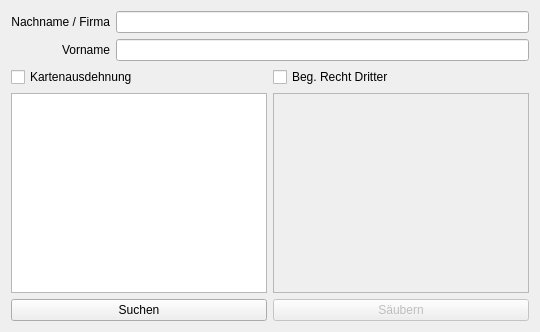
          <widget class="QWidget" name="tab_owner">
           <property name="sizePolicy">
            <sizepolicy hsizetype="MinimumExpanding" vsizetype="MinimumExpanding">
             <horstretch>0</horstretch>
             <verstretch>0</verstretch>
            </sizepolicy>
           </property>
           <attribute name="title">
            <string>Eigentümer</string>
           </attribute>
           <layout class="QVBoxLayout" name="verticalLayout_9">
            <item>
             <layout class="QGridLayout" name="gridLayout_3">
              <item row="0" column="0">
               <widget class="QLabel" name="label_5">
                <property name="text">
                 <string>Nachname / Firma</string>
                </property>
                <property name="alignment">
                 <set>Qt::AlignRight|Qt::AlignTrailing|Qt::AlignVCenter</set>
                </property>
               </widget>
              </item>
              <item row="0" column="1">
               <widget class="QLineEdit" name="lineEdit_nachname"/>
              </item>
              <item row="1" column="0">
               <widget class="QLabel" name="label_8">
                <property name="text">
                 <string>Vorname</string>
                </property>
                <property name="alignment">
                 <set>Qt::AlignRight|Qt::AlignTrailing|Qt::AlignVCenter</set>
                </property>
               </widget>
              </item>
              <item row="1" column="1">
               <widget class="QLineEdit" name="lineEdit_vorname"/>
              </item>
             </layout>
            </item>
            <item>
             <layout class="QGridLayout" name="gridLayout_4">
              <property name="sizeConstraint">
               <enum>QLayout::SetMinimumSize</enum>
              </property>
              <item row="1" column="0">
               <widget class="QListWidget" name="listWidget_eigentum_alle">
                <property name="sizePolicy">
                 <sizepolicy hsizetype="Expanding" vsizetype="Expanding">
                  <horstretch>0</horstretch>
                  <verstretch>0</verstretch>
                 </sizepolicy>
                </property>
                <property name="minimumSize">
                 <size>
                  <width>0</width>
                  <height>200</height>
                 </size>
                </property>
                <property name="selectionMode">
                 <enum>QAbstractItemView::ExtendedSelection</enum>
                </property>
                <property name="sortingEnabled">
                 <bool>true</bool>
                </property>
               </widget>
              </item>
              <item row="1" column="1">
               <widget class="QListWidget" name="listWidget_eigentum_3rd_recht">
                <property name="enabled">
                 <bool>false</bool>
                </property>
                <property name="sizePolicy">
                 <sizepolicy hsizetype="Expanding" vsizetype="Expanding">
                  <horstretch>0</horstretch>
                  <verstretch>0</verstretch>
                 </sizepolicy>
                </property>
                <property name="minimumSize">
                 <size>
                  <width>0</width>
                  <height>200</height>
                 </size>
                </property>
                <property name="selectionMode">
                 <enum>QAbstractItemView::ExtendedSelection</enum>
                </property>
                <property name="sortingEnabled">
                 <bool>true</bool>
                </property>
               </widget>
              </item>
              <item row="0" column="1">
               <widget class="QCheckBox" name="cb_3rd_beg_recht">
                <property name="text">
                 <string>Beg. Recht Dritter</string>
                </property>
               </widget>
              </item>
              <item row="0" column="0">
               <widget class="QCheckBox" name="cb_clip_to_extent">
                <property name="text">
                 <string>Kartenausdehnung</string>
                </property>
               </widget>
              </item>
             </layout>
            </item>
            <item>
             <layout class="QHBoxLayout" name="horizontalLayout_16">
              <item>
               <widget class="QPushButton" name="pushButton_find_person">
                <property name="text">
                 <string>Suchen</string>
                </property>
               </widget>
              </item>
              <item>
               <widget class="QPushButton" name="pushButton_clear_eigentum">
                <property name="enabled">
                 <bool>false</bool>
                </property>
                <property name="text">
                 <string>Säubern</string>
                </property>
                <property name="checkable">
                 <bool>false</bool>
                </property>
               </widget>
              </item>
             </layout>
            </item>
           </layout>
          </widget>
